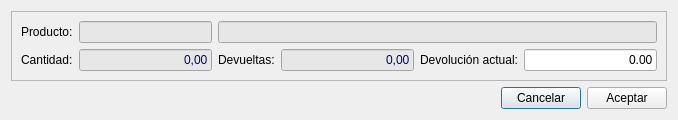
<?xml version="1.0" encoding="UTF-8"?>
<ui version="4.0">
 <class>frmdevolucion2</class>
 <widget class="QDialog" name="frmdevolucion2">
  <property name="geometry">
   <rect>
    <x>0</x>
    <y>0</y>
    <width>678</width>
    <height>120</height>
   </rect>
  </property>
  <property name="windowTitle">
   <string>Dialog</string>
  </property>
  <layout class="QGridLayout" name="gridLayout">
   <item row="1" column="1">
    <widget class="QPushButton" name="btnCancelar">
     <property name="text">
      <string>Cancelar</string>
     </property>
     <property name="icon">
      <iconset resource="../maya.qrc">
       <normaloff>:/Icons/PNG/close.png</normaloff>:/Icons/PNG/close.png</iconset>
     </property>
    </widget>
   </item>
   <item row="1" column="2">
    <widget class="QPushButton" name="btnAceptar">
     <property name="text">
      <string>Aceptar</string>
     </property>
     <property name="icon">
      <iconset resource="../maya.qrc">
       <normaloff>:/Icons/PNG/OK.png</normaloff>:/Icons/PNG/OK.png</iconset>
     </property>
    </widget>
   </item>
   <item row="1" column="0">
    <spacer name="horizontalSpacer">
     <property name="orientation">
      <enum>Qt::Horizontal</enum>
     </property>
     <property name="sizeHint" stdset="0">
      <size>
       <width>40</width>
       <height>20</height>
      </size>
     </property>
    </spacer>
   </item>
   <item row="0" column="0" colspan="3">
    <widget class="QFrame" name="frame">
     <property name="frameShape">
      <enum>QFrame::StyledPanel</enum>
     </property>
     <property name="frameShadow">
      <enum>QFrame::Raised</enum>
     </property>
     <layout class="QGridLayout" name="gridLayout_2">
      <item row="0" column="0">
       <widget class="QLabel" name="label">
        <property name="text">
         <string>Producto:</string>
        </property>
       </widget>
      </item>
      <item row="0" column="1">
       <widget class="QLineEdit" name="txtcodigo">
        <property name="enabled">
         <bool>false</bool>
        </property>
        <property name="styleSheet">
         <string notr="true">background-color: rgb(231, 231, 231);
color: rgb(0, 0, 127);</string>
        </property>
       </widget>
      </item>
      <item row="1" column="0">
       <widget class="QLabel" name="label_2">
        <property name="text">
         <string>Cantidad:</string>
        </property>
       </widget>
      </item>
      <item row="1" column="1">
       <widget class="QLineEdit" name="txtcantidad">
        <property name="enabled">
         <bool>false</bool>
        </property>
        <property name="styleSheet">
         <string notr="true">background-color: rgb(231, 231, 231);
color: rgb(0, 0, 127);</string>
        </property>
        <property name="text">
         <string>0,00</string>
        </property>
        <property name="alignment">
         <set>Qt::AlignRight|Qt::AlignTrailing|Qt::AlignVCenter</set>
        </property>
       </widget>
      </item>
      <item row="1" column="2">
       <widget class="QLabel" name="label_3">
        <property name="text">
         <string>Devueltas:</string>
        </property>
       </widget>
      </item>
      <item row="1" column="3">
       <widget class="QLineEdit" name="txtdevolucion">
        <property name="enabled">
         <bool>false</bool>
        </property>
        <property name="styleSheet">
         <string notr="true">background-color: rgb(231, 231, 231);
color: rgb(0, 0, 127);</string>
        </property>
        <property name="text">
         <string>0,00</string>
        </property>
        <property name="alignment">
         <set>Qt::AlignRight|Qt::AlignTrailing|Qt::AlignVCenter</set>
        </property>
       </widget>
      </item>
      <item row="1" column="4">
       <widget class="QLabel" name="label_4">
        <property name="text">
         <string>Devolución actual:</string>
        </property>
       </widget>
      </item>
      <item row="1" column="5">
       <widget class="QLineEdit" name="txtdev_act">
        <property name="text">
         <string>0.00</string>
        </property>
        <property name="alignment">
         <set>Qt::AlignRight|Qt::AlignTrailing|Qt::AlignVCenter</set>
        </property>
       </widget>
      </item>
      <item row="0" column="2" colspan="4">
       <widget class="QLineEdit" name="txtdescripcion">
        <property name="enabled">
         <bool>false</bool>
        </property>
        <property name="styleSheet">
         <string notr="true">background-color: rgb(231, 231, 231);
color: rgb(0, 0, 127);</string>
        </property>
       </widget>
      </item>
     </layout>
    </widget>
   </item>
  </layout>
 </widget>
 <tabstops>
  <tabstop>txtdev_act</tabstop>
  <tabstop>btnCancelar</tabstop>
  <tabstop>btnAceptar</tabstop>
  <tabstop>txtdescripcion</tabstop>
  <tabstop>txtcantidad</tabstop>
  <tabstop>txtdevolucion</tabstop>
  <tabstop>txtcodigo</tabstop>
 </tabstops>
 <resources>
  <include location="../maya.qrc"/>
 </resources>
 <connections>
  <connection>
   <sender>btnCancelar</sender>
   <signal>clicked()</signal>
   <receiver>frmdevolucion2</receiver>
   <slot>close()</slot>
   <hints>
    <hint type="sourcelabel">
     <x>560</x>
     <y>91</y>
    </hint>
    <hint type="destinationlabel">
     <x>426</x>
     <y>88</y>
    </hint>
   </hints>
  </connection>
 </connections>
</ui>
